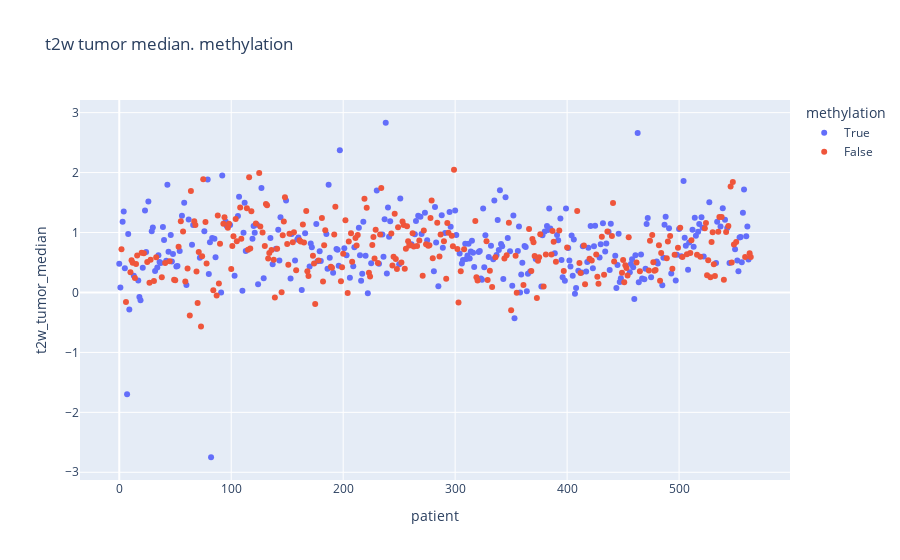
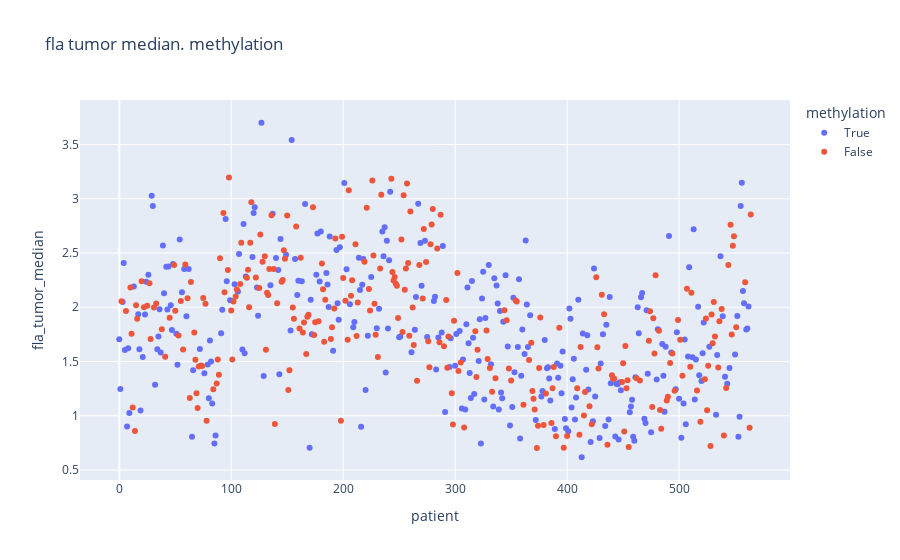

Source (notebook cell) for these figures, in order:
### Code cell
for modality in ("t2w", "fla", "t1w", "t1c"):
    fig = px.scatter(
        tumor_df,
        y=f"{modality}_tumor_median",
        x="patient", 
        title=f"{modality} tumor median. methylation",
        color="methylation"
    )
    fig.update_layout(hovermode="x unified")
    fig.show()

### Figure 1 — Plotly figure (JSON) as saved in the notebook; plotly's stock layout.template omitted (floating-point values rounded to 4 significant figures; data arrays with more than 128 entries replaced by an {"elided": "..."} marker saying what was removed)
{"data": [{"hovertemplate": "methylation=True<br>patient=%{x}<br>t2w_tumor_median=%{y}<extra></extra>", "legendgroup": "True", "marker": {"color": "#636efa", "symbol": "circle"}, "mode": "markers", "name": "True", "orientation": "v", "showlegend": true, "type": "scatter", "x": {"elided": "296 int values"}, "xaxis": "x", "y": {"elided": "296 float values"}, "yaxis": "y"}, {"hovertemplate": "methylation=False<br>patient=%{x}<br>t2w_tumor_median=%{y}<extra></extra>", "legendgroup": "False", "marker": {"color": "#EF553B", "symbol": "circle"}, "mode": "markers", "name": "False", "orientation": "v", "showlegend": true, "type": "scatter", "x": {"elided": "269 int values"}, "xaxis": "x", "y": {"elided": "269 float values"}, "yaxis": "y"}], "layout": {"hovermode": "x unified", "legend": {"title": {"text": "methylation"}, "tracegroupgap": 0}, "title": {"text": "t2w tumor median. methylation"}, "xaxis": {"anchor": "y", "domain": [0, 1], "title": {"text": "patient"}}, "yaxis": {"anchor": "x", "domain": [0, 1], "title": {"text": "t2w_tumor_median"}}}}

### Figure 2 — Plotly figure (JSON) as saved in the notebook; plotly's stock layout.template omitted (floating-point values rounded to 4 significant figures; data arrays with more than 128 entries replaced by an {"elided": "..."} marker saying what was removed)
{"data": [{"hovertemplate": "methylation=True<br>patient=%{x}<br>fla_tumor_median=%{y}<extra></extra>", "legendgroup": "True", "marker": {"color": "#636efa", "symbol": "circle"}, "mode": "markers", "name": "True", "orientation": "v", "showlegend": true, "type": "scatter", "x": {"elided": "296 int values"}, "xaxis": "x", "y": {"elided": "296 float values"}, "yaxis": "y"}, {"hovertemplate": "methylation=False<br>patient=%{x}<br>fla_tumor_median=%{y}<extra></extra>", "legendgroup": "False", "marker": {"color": "#EF553B", "symbol": "circle"}, "mode": "markers", "name": "False", "orientation": "v", "showlegend": true, "type": "scatter", "x": {"elided": "269 int values"}, "xaxis": "x", "y": {"elided": "269 float values"}, "yaxis": "y"}], "layout": {"hovermode": "x unified", "legend": {"title": {"text": "methylation"}, "tracegroupgap": 0}, "title": {"text": "fla tumor median. methylation"}, "xaxis": {"anchor": "y", "domain": [0, 1], "title": {"text": "patient"}}, "yaxis": {"anchor": "x", "domain": [0, 1], "title": {"text": "fla_tumor_median"}}}}
